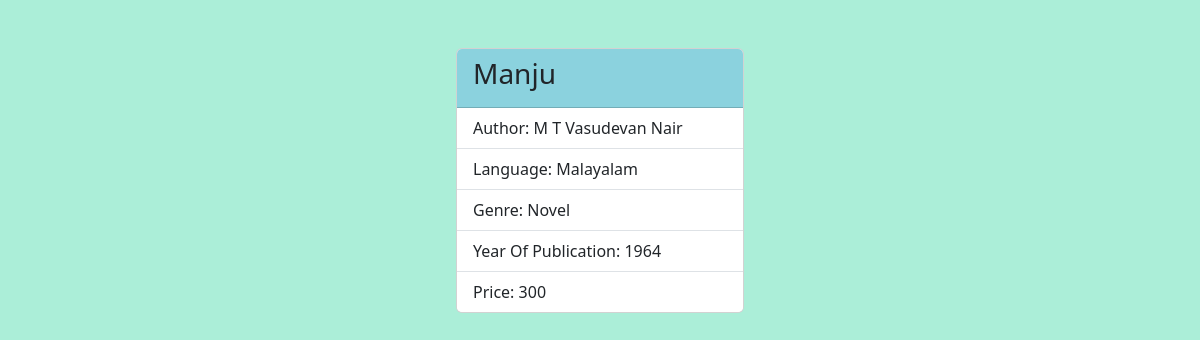
The app's page /books/5/ with its own data.
### myapp/models.py (models this page shows, shortened)
class Book(models.Model):
    name=models.CharField(max_length=200)
    author=models.CharField(max_length=200)
    language=models.CharField(max_length=200)
    price=models.PositiveIntegerField()
    genre=models.CharField(max_length=200)
    yearofpublication=models.PositiveIntegerField()

### myapp/views.py (the view)
# urls.py: path("books/<int:pk>/",views.BookDetailView.as_view(),name="book-detail"),
class BookDetailView(View):
    def get(self,request,*args,**kwargs):
        id=kwargs.get("pk")
        qs=Book.objects.get(id=id)
        return render(request,"book_detail.html",{"data":qs})

### myapp/templates/book_detail.html (shortened to what this page needs)
<!DOCTYPE html>
<html lang="en">
<head>
    <link href="https://cdn.jsdelivr.net/npm/bootstrap@5.3.2/dist/css/bootstrap.min.css" rel="stylesheet">
</head>
<body style="background-color: rgb(171, 238, 216);">
    <div class="container d-flex justify-content-center mt-5">
        <div class="card" style="width: 18rem;">
            <div class="card-header" style="background-color: rgb(139, 210, 222) ;">
              <h3>{{data.name}}</h3>
            </div>
            <ul class="list-group list-group-flush">
              <li class="list-group-item">Author: {{data.author}}</li>
              <li class="list-group-item">Language: {{data.language}}</li>
              <li class="list-group-item">Genre: {{data.genre}}</li>
              <li class="list-group-item">Year Of Publication: {{data.yearofpublication}}</li>
              <li class="list-group-item">Price: {{data.price}}</li>
            </ul>
          </div>
    </div>
</body>
</html>

### records on screen
Book: name "Manju", author "M T Vasudevan Nair", language "Malayalam", genre "Novel", yearofpublication "1964", price "300"
